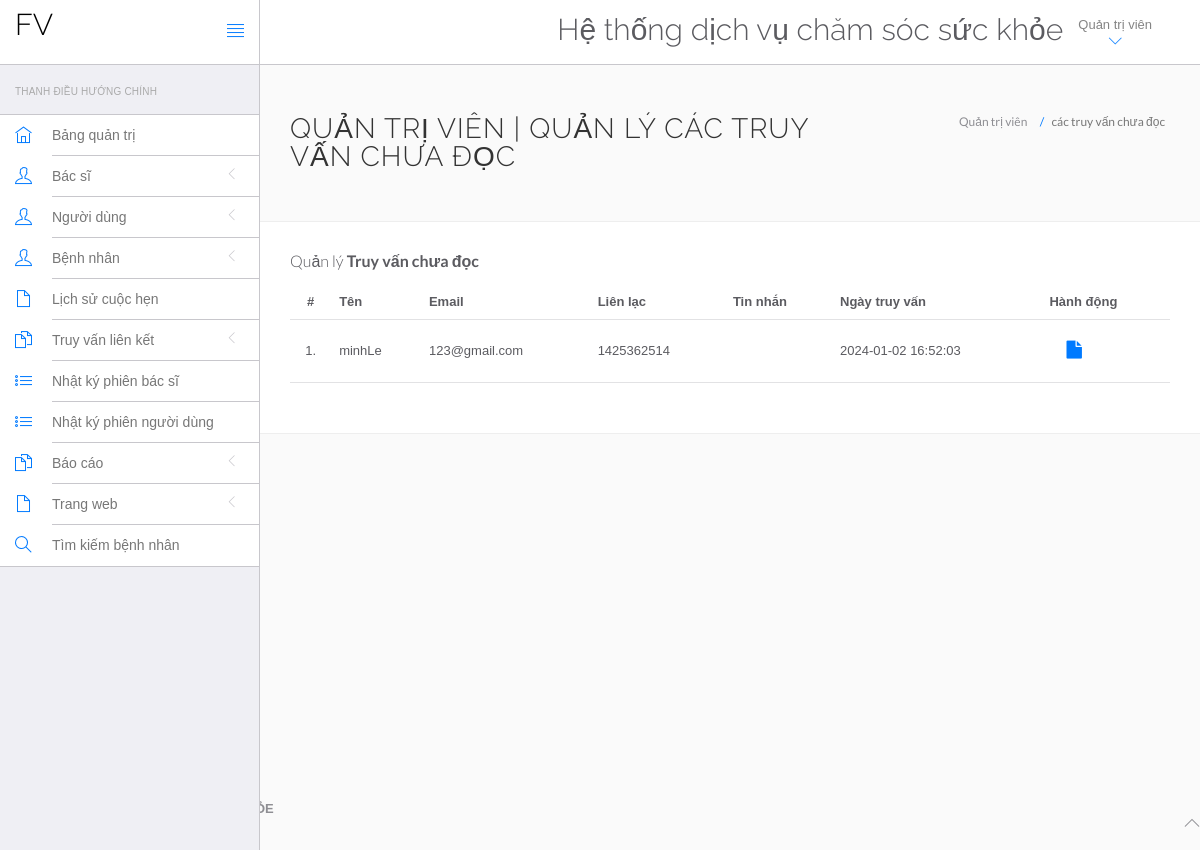
/HeThongQuanLyBenhVien/health_care/admin/unread-queries.php (signed in), run on the app's committed database.
### tables this page shows
CREATE TABLE `tblcontactus` (
  `id` int(11) NOT NULL,
  `fullname` varchar(255) DEFAULT NULL,
  `email` varchar(255) DEFAULT NULL,
  `contactno` bigint(12) DEFAULT NULL,
  `message` mediumtext DEFAULT NULL,
  `PostingDate` timestamp NULL DEFAULT current_timestamp(),
  `AdminRemark` mediumtext DEFAULT NULL,
  `LastupdationDate` timestamp NULL DEFAULT NULL ON UPDATE current_timestamp(),
  `IsRead` int(11) DEFAULT NULL
);

### HeThongQuanLyBenhVien/health_care/admin/unread-queries.php (the view, shortened to what this page needs)
<?php
include('include/connect.php');
if(strlen($_SESSION['id']==0)) {
 header('location:logout.php');
  } else{
?>
<!DOCTYPE html>
<html lang="en">
	<head>
		<link rel="stylesheet" href="vendor/bootstrap/css/bootstrap.min.css">
		<link rel="stylesheet" href="vendor/fontawesome/css/font-awesome.min.css">
		<link rel="stylesheet" href="vendor/themify-icons/themify-icons.min.css">
		<link href="vendor/animate.css/animate.min.css" rel="stylesheet" media="screen">
		<link href="vendor/perfect-scrollbar/perfect-scrollbar.min.css" rel="stylesheet" media="screen">
		<link href="vendor/switchery/switchery.min.css" rel="stylesheet" media="screen">
		<link href="vendor/bootstrap-touchspin/jquery.bootstrap-touchspin.min.css" rel="stylesheet" media="screen">
		<link href="vendor/select2/select2.min.css" rel="stylesheet" media="screen">
		<link href="vendor/bootstrap-datepicker/bootstrap-datepicker3.standalone.min.css" rel="stylesheet" media="screen">
		<link href="vendor/bootstrap-timepicker/bootstrap-timepicker.min.css" rel="stylesheet" media="screen">
		<link rel="stylesheet" href="assets/css/styles.css">
		<link rel="stylesheet" href="assets/css/plugins.css">
		<link rel="stylesheet" href="assets/css/themes/theme-1.css" id="skin_color" />
	</head>
	<body>
		<div id="app">
<?php include('include/sidebar.php');?>
			<div class="app-content">
						<?php include('include/header.php');?>
				<div class="main-content" >
					<div class="wrap-content container" id="container">
						<section id="page-title">
							<div class="row">
								<div class="col-sm-8">
									<h1 class="mainTitle">Quản trị viên | Quản lý các truy vấn chưa đọc</h1>
																	</div>
								<ol class="breadcrumb">
									<li>
										<span>Quản trị viên</span>
									</li>
									<li class="active">
										<span>các truy vấn chưa đọc</span>
									</li>
								</ol>
							</div>
						</section>
						<div class="container-fluid container-fullw bg-white">
									<div class="row">
								<div class="col-md-12">
									<h5 class="over-title margin-bottom-15">Quản lý <span class="text-bold">Truy vấn chưa đọc</span></h5>
									<table class="table table-hover" id="sample-table-1">
										<thead>
											<tr>
												<th class="center">#</th>
												<th>Tên </th>
												<th class="hidden-xs">Email</th>
												<th>Liên lạc</th>
												<th>Tin nhắn </th>
												<th>Ngày truy vấn</th>
												<th>Hành động</th>
											</tr>
										</thead>
										<tbody>
<?php
$sql=mysqli_query($con,"select * from tblcontactus where IsRead is null");
$cnt=1;
while($row=mysqli_fetch_array($sql))
{
?>
											<tr>
												<td class="center"><?php echo $cnt;?>.</td>
												<td class="hidden-xs"><?php echo $row['fullname'];?></td>
												<td><?php echo $row['email'];?></td>
												<td><?php echo $row['contactno'];?></td>
												<td><?php echo $row['message'];?></td>
												<td><?php echo $row['PostingDate'];?></td>
												<td >
												<div class="visible-md visible-lg hidden-sm hidden-xs">
							<a href="query-details.php?id=<?php echo $row['id'];?>" class="btn btn-transparent btn-lg" title="View Details"><i class="fa fa-file"></i></a>
												</div>
												</td>
											</tr>
											<?php
$cnt=$cnt+1;
											 }?>
										</tbody>
									</table>
								</div>
							</div>
								</div>
							</div>
						</div>
					</div>
				</div>
	<?php include('include/footer.php');?>
	</body>
</html>
<?php } ?>

### HeThongQuanLyBenhVien/health_care/admin/assets/css/themes/theme-1.css (style rules this page uses)
body { background: #FAFAFA; }

### data on the page
tblcontactus: fullname "minhLe", email "123@gmail.com", contactno "1425362514", PostingDate "2024-01-02 16:52:03"
